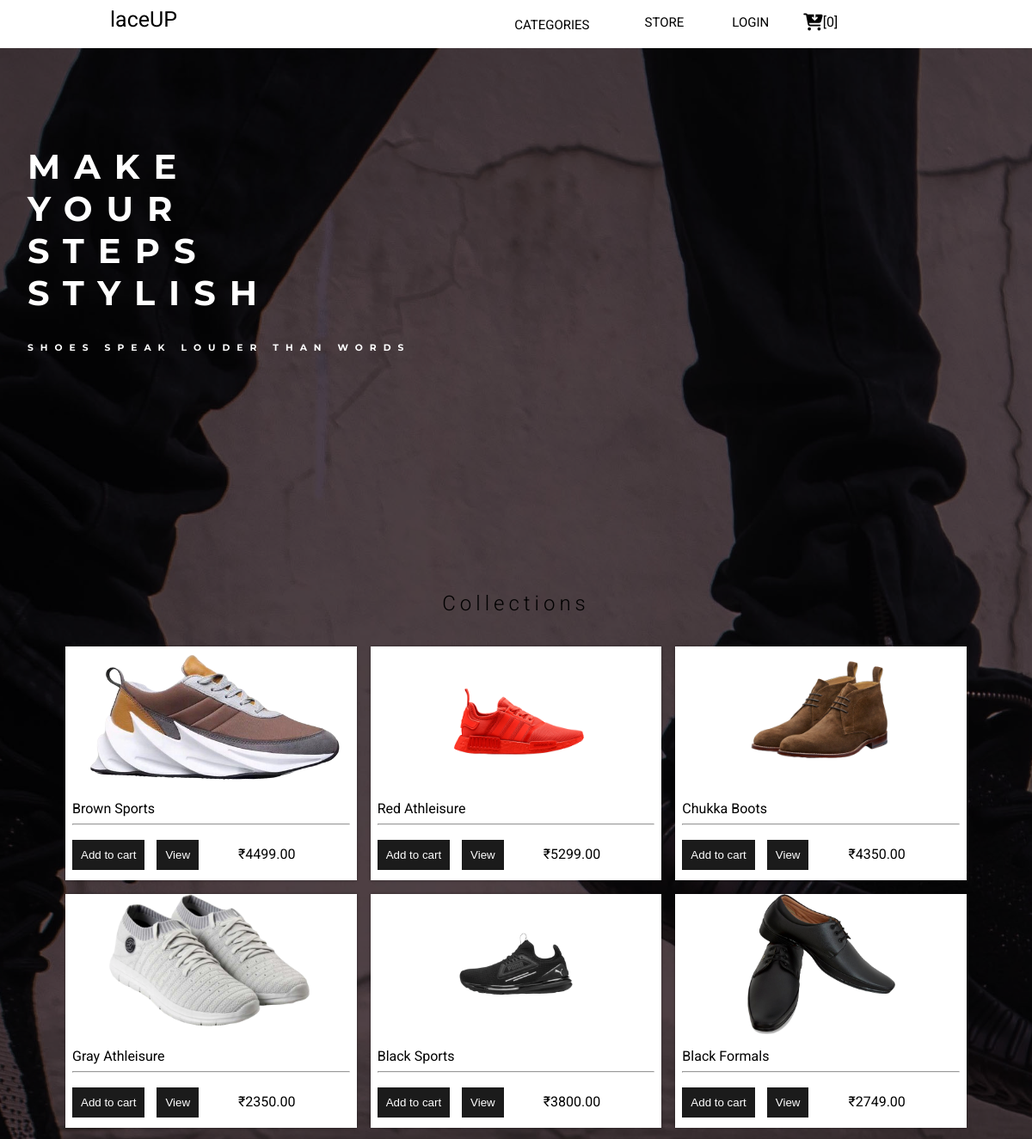
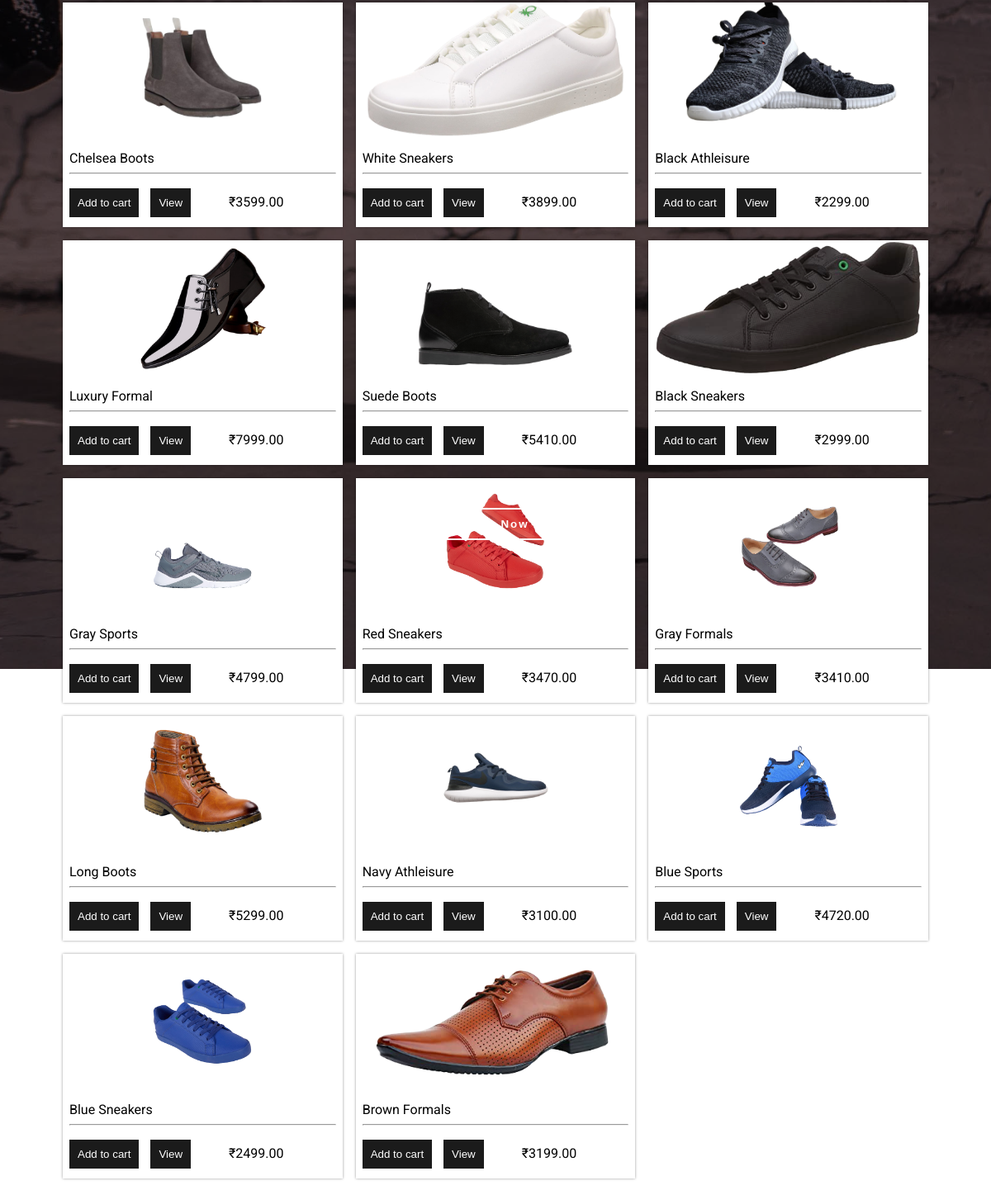
The page / on the database its author committed (2 pictures, top to bottom).
### store/models.py (models this page shows, shortened)
class Product(models.Model):
    category = models.ForeignKey(
        Category, null=True, blank=True, on_delete=models.SET_NULL
    )
    name = models.CharField(max_length=200, null=True)
    date_added = models.DateTimeField(auto_now_add=False, null=True)
    price = models.DecimalField(max_digits=7, decimal_places=2)
    digital = models.BooleanField(default=False, null=True)
    image = models.ImageField(default="placeholder.png", upload_to="product_images")
    class Meta:
        ordering = ["-date_added"]

### store/views.py (the view)
# urls.py: path("", include("store.urls")),
def store(request):
    if request.user.is_authenticated:
        customer = request.user.customer
        order, created = Order.objects.get_or_create(customer=customer, complete=False)
        items = order.orderitem_set.all()
        cart_item_count = order.total_cart_items
    else:
        items = []
        order = {"total_cart_items": 0, "total_cart_price": 0, "shipping": False}
        cart_item_count = order["total_cart_items"]
    context = {
        "products": Product.objects.all(),
        "cart_item_count": cart_item_count,
        "categories": Category.objects.all(),
    }
    return render(request, "store/store.html", context)

### templates/store/store.html (shortened to what this page needs)
{% extends "base.html" %}
{% load static %}
{% block content %}
<section class="store-section">
    <div class="hero-section">
        <div class="bg-img">
            <div class="hero-text" data-aos="fade-down" data-aos-offset="300" data-aos-duration="1000">
                <h1>Make<br>
                    your<br>
                    steps<br>
                    stylish<br></h1>
                <h6>Shoes speak louder than words</h6>
            </div>
        </div>
        <button class="hero-btn"><a href="#product-wrapper">Shop Now</a></button>
    </div>
    <div class="products-page-title">
        <h1>Collections</h1>
    </div>
    <div id="product-wrapper">
        {% for product in products %}
        <div class="product-card" data-aos="fade-right" data-aos-offset="300" data-aos-duration="1000">
            <div class="product-card-img">
                <img src="{{product.image.url}}">
            </div>
            <div class="product-card-info">
                <p class="product-name">{{product.name}}</p>
                <hr>
                <button data-product="{{product.id}}" data-action="add" class="product-info-btn add-to-cart">Add to
                    cart</button>
                <button class="product-info-btn view-btn"><a
                        href="{% url 'product_detail' product.id %}">View</a></button>
                <p class="price">&#x20b9;{{product.price}}</p>
            </div>
        </div>
        {% endfor %}
    </div>
</section>
{% endblock %}

### templates/base.html (shortened to what this page needs)
{% load static %}
<!DOCTYPE html>
<html lang="en">
<head>
    <link rel="stylesheet" href="https://unpkg.com/aos@next/dist/aos.css" />
    <link rel="stylesheet" type="text/css" href="{% static 'css/main.css' %}">
</head>
<body>
    <header>
        <div class="header-container">
            <div class="brand">
                <span>laceUP</span>
            </div>
            <div class="drop-down">
                <a class="drop-down-btn" href="#">Categories</a>
            </div>
            <div class="nav-links">
                <ul>
                    <li> <a href="{% url 'store' %}">Store</a> </li>
                    <li> <a href="">Login</a> </li>
                </ul>
                <a href="{% url 'cart' %}"><i class="fas fa-cart-arrow-down"></i></a>
                <p id="cart-total">[{{cart_item_count}}]</p>
            </div>
        </div>
    </header>
    {% block content %}
    {% endblock %}
</body>
</html>

### static/css/main.css (style rules this page uses)
*, *::before, *::after { box-sizing: border-box; }
html, body { scroll-behavior: smooth; margin: 0; padding: 0; height: 100%; width: 100%; font-family: 'Roboto', sans-serif; }
body { background-color: white; overflow-x: hidden; }
header { width: 100%; background-color: white; }
.header-container { display: flex; justify-content: space-between; width: 80%; height: 3.5rem; margin: auto; }
.brand { width: 15%; padding: .5rem; }
.brand span { font-size: 25px; color: black; font-weight: 400; }
.nav-links { display: flex; width: 40%; text-transform: uppercase; }
.nav-links ul { display: flex; margin: 0; padding: 0; margin-left: 2rem; }
.nav-links ul li { list-style: none; padding: 1rem; margin-right: 1.5rem; }
.nav-links ul li a { font-size: 15px; text-decoration: none; color: black; }
.fa-cart-arrow-down { color: black; font-size: 20px; margin-top: 1rem; }
#cart-total { color: black; }
.drop-down { padding: 1rem; margin-top: .2rem; margin-left: 18rem; display: inline-block; position: relative; text-align: center; align-items: center; }
.drop-down-btn { text-transform: uppercase; font-size: 15px; text-decoration: none; color: black; padding-left: 2rem; }
.hero-section { width: 100%; height: 75%; font-family: 'Montserrat', sans-serif; }
.bg-img { background: url("/static/media/black-white-adidas.jpg"); background-repeat: no-repeat; background-size: cover; background-position: center; width: 100%; height: 75%; position: absolute; z-index: -1; }
.hero-text { margin-top: 3rem; padding: 2rem; position: absolute; z-index: 2; color: white; text-transform: uppercase; font-weight: 600; }
.hero-text h1 { font-size: 2.5rem; letter-spacing: 1rem; }
.hero-text h6 { letter-spacing: .5rem; }
.hero-btn { cursor: pointer; position: absolute; top: 70%; left: 45%; padding: 10px; width: 120px; background: none; outline: none; border: 2px solid white; transition: .4s ease-in-out; }
.hero-btn a { color: white; text-decoration: none; font-weight: 600; letter-spacing: 2px; }
.store-section { width: 100%; height: 100vh; }
.products-page-title { width: 100%; margin-top: 1rem; }
.products-page-title h1 { margin-top: 2rem; text-align: center; font-weight: 300; letter-spacing: 5px; }
#product-wrapper { width: 90%; margin: auto; height: 100vh; padding: 1rem; display: grid; grid-template-columns: repeat(3, 1fr); grid-gap: 1rem; grid-auto-rows: 17rem; }
.product-card { background-color: white; display: flex; flex-direction: column; box-shadow: 0 0 3px 0 rgba(0,0,0,0.4); }
.product-card-img { display: flex; flex-direction: column; justify-content: center; align-items: center; width: 100%; height: 60%; }
.product-card-img img { max-width: 100%; max-height: 100%; }
.product-card-info { padding: .5rem; }
.product-name { margin: 8px 0px; }
.product-info-btn { display: inline-block; padding: 10px; margin-right: 10px; background-color: #1B1B1B; outline: none; border: none; cursor: pointer; color: white; }
.view-btn a { text-decoration: none; color: white; }
.price { display: inline-block; margin-left: 2rem; }
.product-detail-info h1, h2, h4, button, p { margin-bottom: 1.5rem; }

### rows shown on the page
Product: image (picture), name "Brown Sports", price "4499.00"
Product: image (picture), name "Red Athleisure", price "5299.00"
Product: image (picture), name "Chukka Boots", price "4350.00"
Product: image (picture), name "Gray Athleisure", price "2350.00"
Product: image (picture), name "Black Sports", price "3800.00"
Product: image (picture), name "Black Formals", price "2749.00"
Product: image (picture), name "Chelsea Boots", price "3599.00"
Product: image (picture), name "White Sneakers", price "3899.00"
Product: image (picture), name "Black Athleisure", price "2299.00"
Product: image (picture), name "Luxury Formal", price "7999.00"
Product: image (picture), name "Suede Boots", price "5410.00"
Product: image (picture), name "Black Sneakers", price "2999.00"
Product: image (picture), name "Gray Sports", price "4799.00"
Product: image (picture), name "Red Sneakers", price "3470.00"
Product: image (picture), name "Gray Formals", price "3410.00"
Product: image (picture), name "Long Boots", price "5299.00"
Product: image (picture), name "Navy Athleisure", price "3100.00"
Product: image (picture), name "Blue Sports", price "4720.00"
Product: image (picture), name "Blue Sneakers", price "2499.00"
Product: image (picture), name "Brown Formals", price "3199.00"

### other values the page prints
{{ cart_item_count }} "0"
